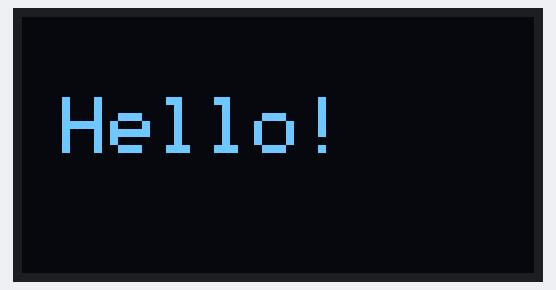
The sketch below on a simulated Arduino Uno, built with avr-gcc and run on an emulated ATmega328P. On the bench: 128×64 one-colour display.

Above: at 0.1 s.

The sketch:

sketch.ino
```cpp
#include <Wire.h>
#include <Adafruit_GFX.h>
#include <Adafruit_SSD1306.h>

#define SCREEN_WIDTH 128
#define SCREEN_HEIGHT 64

Adafruit_SSD1306 display(SCREEN_WIDTH, SCREEN_HEIGHT, &Wire, -1);

void setup() {
  if (!display.begin(SSD1306_SWITCHCAPVCC, 0x3C)) {
    while (true);
  }

  display.clearDisplay();
  display.setTextSize(2);
  display.setTextColor(SSD1306_WHITE);
  display.setCursor(10, 20);
  display.println("Hello!");
  display.display();
}

void loop() {
}
```
